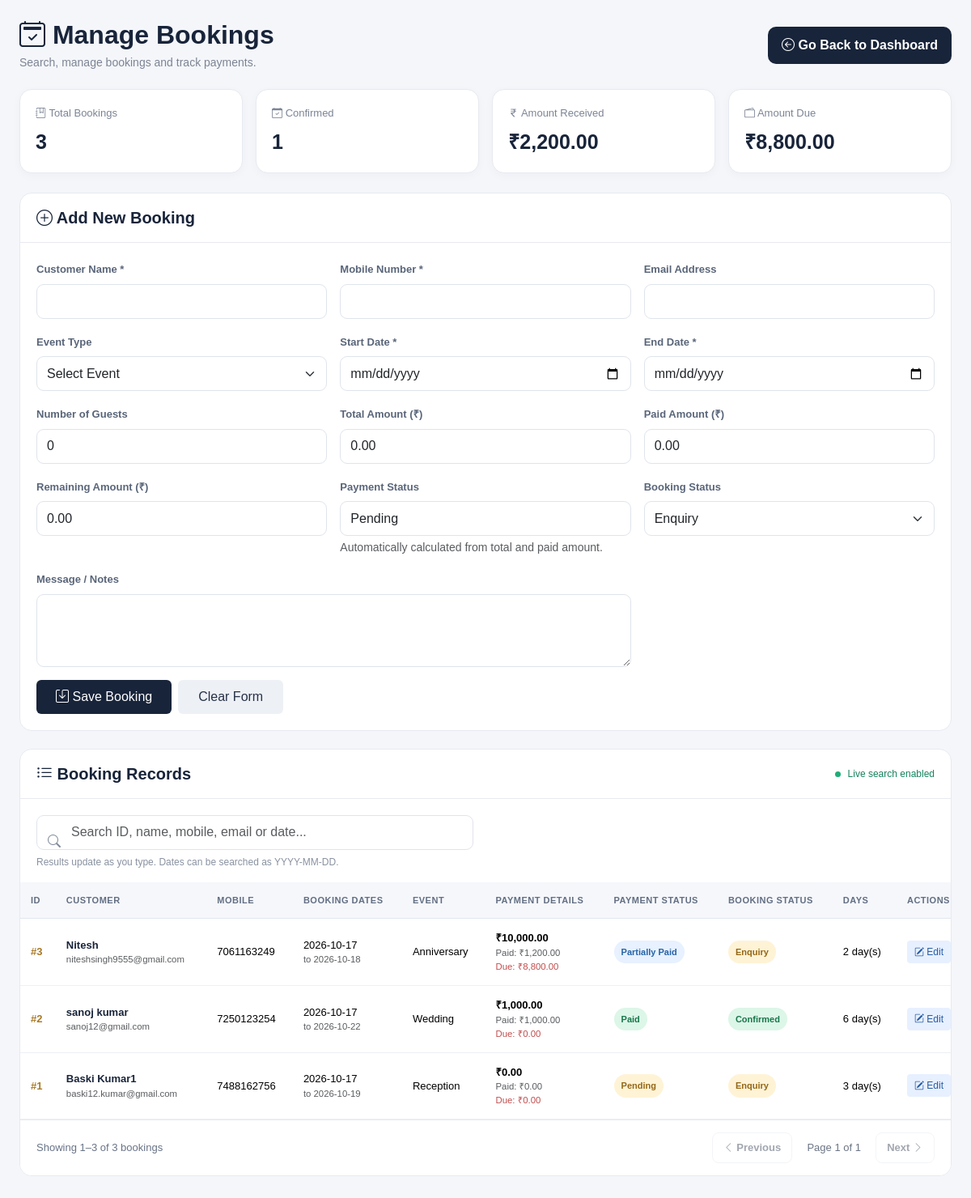
The app's page /manage_booking.php with its own data.
### tables this page shows
CREATE TABLE `booking` (
  `id` int(11) NOT NULL,
  `name` varchar(100) NOT NULL,
  `phone` varchar(20) NOT NULL,
  `email` varchar(150) NOT NULL,
  `event` varchar(100) NOT NULL,
  `start_date` date NOT NULL,
  `end_date` date NOT NULL,
  `total_days` int(11) NOT NULL,
  `guests` int(11) NOT NULL,
  `message` text DEFAULT NULL,
  `email_status` varchar(20) DEFAULT 'pending',
  `whatsapp_status` varchar(20) DEFAULT 'pending',
  `created_at` timestamp NOT NULL DEFAULT current_timestamp(),
  `total_amount` decimal(12,2) NOT NULL DEFAULT 0.00,
  `paid_amount` decimal(12,2) NOT NULL DEFAULT 0.00,
  `rest_amount` decimal(12,2) NOT NULL DEFAULT 0.00,
  `payment_status` enum('Pending','Partially Paid','Paid','Refunded') NOT NULL DEFAULT 'Pending',
  `booking_status` enum('Enquiry','Confirmed','Cancelled','Completed') NOT NULL DEFAULT 'Enquiry'
);

### manage_booking.php (the view, shortened to what this page needs)
<?php
require_once __DIR__ . "/config/db.php";
function h($value): string {
    return htmlspecialchars((string)($value ?? ''), ENT_QUOTES, 'UTF-8');
}
function badgeClass(string $status): string {
    return strtolower(str_replace(' ', '-', $status));
}
function renderRows(mysqli_result $result): string {
    if ($result->num_rows === 0) {
        echo '<tr><td colspan="10" class="text-center py-5">
                <div class="empty-icon"><i class="bi bi-search"></i></div>
                <strong>No bookings found</strong>
                <div class="text-muted small">Try another search term.</div>
              </td></tr>';
    } else {
        while ($r = $result->fetch_assoc()) {
            $id = (int)$r['id'];
            $payment = $r['payment_status'] ?? 'Pending';
            $booking = $r['booking_status'] ?? 'Enquiry';
            echo '<tr>';
            echo '<td><span class="booking-id">#' . $id . '</span></td>';
            echo '<td>
                    <div class="customer-name">' . h($r['name']) . '</div>
                    <div class="small text-muted">' . h($r['email']) . '</div>
                  </td>';
            echo '<td>' . h($r['phone']) . '</td>';
            echo '<td>
                    <div>' . h($r['start_date']) . '</div>
                    <div class="small text-muted">to ' . h($r['end_date']) . '</div>
                  </td>';
            echo '<td>' . h($r['event']) . '</td>';
            echo '<td>
                    <div class="amount">₹' . number_format((float)($r['total_amount'] ?? 0), 2) . '</div>
                    <div class="small text-muted">Paid: ₹' . number_format((float)($r['paid_amount'] ?? 0), 2) . '</div>
                    <div class="small remaining">Due: ₹' . number_format((float)($r['rest_amount'] ?? 0), 2) . '</div>
                  </td>';
            echo '<td><span class="status-pill ' . h(badgeClass($payment)) . '">' . h($payment) . '</span></td>';
            echo '<td><span class="status-pill ' . h(badgeClass($booking)) . '">' . h($booking) . '</span></td>';
            echo '<td>' . h($r['total_days']) . ' day(s)</td>';
            echo '<td>
                    <div class="action-buttons">
                      <a href="?edit=' . $id . '" class="btn btn-sm btn-edit">
                        <i class="bi bi-pencil-square"></i> Edit
                      </a>
                      <form method="POST" class="d-inline"
                            onsubmit="return confirm(\'Delete booking #' . $id . '? This cannot be undone.\');">
                        <input type="hidden" name="csrf_token" value="' .
                            h($_SESSION['booking_csrf']) . '">
                        <input type="hidden" name="action" value="delete">
                        <input type="hidden" name="id" value="' . $id . '">
                        <button type="submit" class="btn btn-sm btn-delete">
                          <i class="bi bi-trash"></i> Delete
                        </button>
                      </form>
                    </div>
                  </td>';
            echo '</tr>';
        }
    }
    return ob_get_clean();
}
function getPageData(mysqli $conn, string $search, int $page, int $perPage = 10): array {
    $page = max(1, $page);
    $term = '%' . $search . '%';
    $where = " WHERE name LIKE ?
               OR phone LIKE ?
               OR email LIKE ?
               OR CAST(id AS CHAR) LIKE ?
               OR CAST(start_date AS CHAR) LIKE ?
               OR CAST(end_date AS CHAR) LIKE ? ";
    $countStmt = $conn->prepare("SELECT COUNT(*) AS total FROM booking" . $where);
    $countStmt->bind_param("ssssss", $term, $term, $term, $term, $term, $term);
    $countStmt->execute();
    $total = (int)$countStmt->get_result()->fetch_assoc()['total'];
    $pages = max(1, (int)ceil($total / $perPage));
    $page = min($page, $pages);
    $offset = ($page - 1) * $perPage;
    $stmt = $conn->prepare(
        "SELECT * FROM booking" . $where . " ORDER BY id DESC LIMIT ? OFFSET ?"
    );
    $stmt->bind_param(
        "ssssssii",
        $term, $term, $term, $term, $term, $term, $perPage, $offset
    );
    $stmt->execute();
    $rows = $stmt->get_result();
    $html = renderRows($rows);
    return [
        'html' => $html,
        'total' => $total,
        'page' => $page,
        'pages' => $pages,
        'from' => $total ? $offset + 1 : 0,
        'to' => min($offset + $perPage, $total)
    ];
}
$editBooking = null;
$summary = [
    'total' => 0,
    'confirmed' => 0,
    'revenue' => 0,
    'due' => 0
];
$summaryResult = $conn->query("
    SELECT
        COUNT(*) AS total,
        SUM(CASE WHEN booking_status = 'Confirmed' THEN 1 ELSE 0 END) AS confirmed,
        COALESCE(SUM(paid_amount), 0) AS revenue,
        COALESCE(SUM(rest_amount), 0) AS due
    FROM booking
");
if ($summaryResult) {
    $summary = array_merge($summary, $summaryResult->fetch_assoc());
}
$initial = getPageData($conn, '', 1, 10);
?>
<!DOCTYPE html>
<html lang="en">
<head>
<link href="https://cdn.jsdelivr.net/npm/bootstrap@5.3.3/dist/css/bootstrap.min.css" rel="stylesheet">
<link href="https://cdn.jsdelivr.net/npm/bootstrap-icons@1.11.3/font/bootstrap-icons.css" rel="stylesheet">
</head>
<body>
<div class="page-wrap">
    <header class="topbar">
        <div>
            <h2 class="page-title"><i class="bi bi-calendar2-check"></i> Manage Bookings</h2>
            <div class="subtitle">Search, manage bookings and track payments.</div>
        </div>
        <a href="dashboard.php" class="btn-dashboard">
            <i class="bi bi-arrow-left-circle"></i> Go Back to Dashboard
        </a>
    </header>
    <div class="row g-3 mb-4">
        <div class="col-6 col-lg-3">
            <div class="summary-card">
                <div class="summary-label"><i class="bi bi-journal-bookmark"></i> Total Bookings</div>
                <div class="summary-number"><?= number_format((int)$summary['total']) ?></div>
            </div>
        </div>
        <div class="col-6 col-lg-3">
            <div class="summary-card">
                <div class="summary-label"><i class="bi bi-calendar-check"></i> Confirmed</div>
                <div class="summary-number"><?= number_format((int)$summary['confirmed']) ?></div>
            </div>
        </div>
        <div class="col-6 col-lg-3">
            <div class="summary-card">
                <div class="summary-label"><i class="bi bi-currency-rupee"></i> Amount Received</div>
                <div class="summary-number">₹<?= number_format((float)$summary['revenue'], 2) ?></div>
            </div>
        </div>
        <div class="col-6 col-lg-3">
            <div class="summary-card">
                <div class="summary-label"><i class="bi bi-wallet2"></i> Amount Due</div>
                <div class="summary-number">₹<?= number_format((float)$summary['due'], 2) ?></div>
            </div>
        </div>
    </div>
    <section class="panel" id="bookingForm">
        <div class="panel-heading">
            <h5>
                <i class="bi bi-<?= $editBooking ? 'pencil-square' : 'plus-circle' ?>"></i>
                <?= $editBooking ? 'Edit Booking #' . (int)$editBooking['id'] : 'Add New Booking' ?>
            </h5>
        </div>
        <div class="panel-body">
            <form method="POST" action="manage_booking.php<?= $editBooking ? '?edit=' . (int)$editBooking['id'] : '' ?>">
                <div class="row g-3">
                    <div class="col-md-4">
                        <label class="form-label">Customer Name *</label>
                        <input type="text" name="name" class="form-control" required
                               value="<?= h($editBooking['name'] ?? '') ?>">
                    </div>
                    <div class="col-md-4">
                        <label class="form-label">Mobile Number *</label>
                        <input type="text" name="phone" class="form-control" required
                               value="<?= h($editBooking['phone'] ?? '') ?>">
                    </div>
                    <div class="col-md-4">
                        <label class="form-label">Email Address</label>
                        <input type="email" name="email" class="form-control"
                               value="<?= h($editBooking['email'] ?? '') ?>">
                    </div>
                    <div class="col-md-4">
                        <label class="form-label">Event Type</label>
                        <select name="event" class="form-select">
                            <option value="">Select Event</option>
                        </select>
                    </div>
                    <div class="col-md-4">
                        <label class="form-label">Start Date *</label>
                        <input type="date" name="start_date" class="form-control" required
                               value="<?= h($editBooking['start_date'] ?? '') ?>">
                    </div>
                    <div class="col-md-4">
                        <label class="form-label">End Date *</label>
                        <input type="date" name="end_date" class="form-control" required
                               value="<?= h($editBooking['end_date'] ?? '') ?>">
                    </div>
                    <div class="col-md-4">
                        <label class="form-label">Number of Guests</label>
                        <input type="number" name="guests" min="0" class="form-control"
                               value="<?= h($editBooking['guests'] ?? 0) ?>">
                    </div>
                    <div class="col-md-4">
                        <label class="form-label">Total Amount (₹)</label>
                        <input type="number" name="total_amount" id="total_amount"
                               min="0" step="0.01" class="form-control"
                               value="<?= h($editBooking['total_amount'] ?? '0.00') ?>">
                    </div>
                    <div class="col-md-4">
                        <label class="form-label">Paid Amount (₹)</label>
                        <input type="number" name="paid_amount" id="paid_amount"
                               min="0" step="0.01" class="form-control"
                               value="<?= h($editBooking['paid_amount'] ?? '0.00') ?>">
                    </div>
                    <div class="col-md-4">
                        <label class="form-label">Remaining Amount (₹)</label>
                        <input type="text" id="remaining_preview" class="form-control" readonly
                               value="<?= number_format((float)($editBooking['rest_amount'] ?? 0), 2, '.', '') ?>">
                    </div>
                    <div class="col-md-4">
                        <label class="form-label">Payment Status</label>
                        <input type="text" id="payment_preview" class="form-control" readonly
                               value="<?= h($editBooking['payment_status'] ?? 'Pending') ?>">
                        <div class="form-text">Automatically calculated from total and paid amount.</div>
                    </div>
                    <div class="col-md-4">
                        <label class="form-label">Booking Status</label>
                        <?php $bookingValue = $editBooking['booking_status'] ?? 'Enquiry'; ?>
                        <select name="booking_status" class="form-select">
                            <?php foreach (['Enquiry', 'Confirmed', 'Cancelled', 'Completed'] as $st): ?>
                                <option value="<?= h($st) ?>" <?= $bookingValue === $st ? 'selected' : '' ?>>
                                    <?= h($st) ?>
                                </option>
                            <?php endforeach; ?>
                        </select>
                    </div>
                    <div class="col-md-8">
                        <label class="form-label">Message / Notes</label>
                        <textarea name="message" class="form-control" rows="2"><?= h($editBooking['message'] ?? '') ?></textarea>
                    </div>
                    <div class="col-12 d-flex gap-2 flex-wrap">
                        <button type="submit" class="btn btn-primary-custom px-4 py-2">
                            <i class="bi bi-save"></i>
                            <?= $editBooking ? 'Update Booking' : 'Save Booking' ?>
                        </button>
                        <?php if ($editBooking): ?>
                            <a href="manage_booking.php" class="btn btn-cancel px-4 py-2">Cancel</a>
                        <?php else: ?>
                            <button type="reset" class="btn btn-cancel px-4 py-2">Clear Form</button>
                        <?php endif; ?>
                    </div>
                </div>
            </form>
        </div>
    </section>
    <section class="panel" id="bookingRecords">
        <div class="panel-heading">
            <h5><i class="bi bi-list-ul"></i> Booking Records</h5>
            <div class="live-indicator"><span class="live-dot"></span> Live search enabled</div>
        </div>
        <div class="panel-body pb-3">
            <div class="d-flex justify-content-between gap-3 flex-wrap align-items-start">
                <div class="search-wrap">
                    <i class="bi bi-search"></i>
                    <input type="search" id="bookingSearch" class="form-control search-input"
                           placeholder="Search ID, name, mobile, email or date..."
                           autocomplete="off">
                    <div class="search-hint">
                        Results update as you type. Dates can be searched as YYYY-MM-DD.
                    </div>
                </div>
            </div>
        </div>
        <div class="booking-scroll" id="bookingScroll">
            <table class="table booking-table">
                <thead>
                    <tr>
                        <th>ID</th>
                        <th>Customer</th>
                        <th>Mobile</th>
                        <th>Booking Dates</th>
                        <th>Event</th>
                        <th>Payment Details</th>
                        <th>Payment Status</th>
                        <th>Booking Status</th>
                        <th>Days</th>
                        <th>Actions</th>
                    </tr>
                </thead>
                <tbody id="bookingRows">
                    <?= $initial['html'] ?>
                </tbody>
            </table>
        </div>
        <div class="pagination-bar">
            <div class="page-info" id="pageInfo">
                Showing <?= (int)$initial['from'] ?>–<?= (int)$initial['to'] ?>
                of <?= (int)$initial['total'] ?> bookings
            </div>
            <div class="pagination-controls">
                <button type="button" class="page-btn" id="prevPage" disabled>
                    <i class="bi bi-chevron-left"></i> Previous
                </button>
                <div class="page-number" id="pageNumber">
                    Page 1 of <?= (int)$initial['pages'] ?>
                </div>
                <button type="button" class="page-btn" id="nextPage"
                        <?= $initial['pages'] <= 1 ? 'disabled' : '' ?>>
                    Next <i class="bi bi-chevron-right"></i>
                </button>
            </div>
        </div>
    </section>
</div>
</body>
</html>

### records on screen
booking: id "3", name "Nitesh", email "niteshsingh9555@gmail.com", phone "7061163249", start_date "2026-10-17", end_date "2026-10-18", event "Anniversary", total_amount "10,000.00", paid_amount "1,200.00", rest_amount "8,800.00", payment_status "Partially Paid", booking_status "Enquiry", total_days "2"
booking: id "2", name "sanoj kumar", email "sanoj12@gmail.com", phone "7250123254", start_date "2026-10-17", end_date "2026-10-22", event "Wedding", total_amount "1,000.00", paid_amount "1,000.00", rest_amount "0.00", payment_status "Paid", booking_status "Confirmed", total_days "6"
booking: id "1", name "Baski Kumar1", email "baski12.kumar@gmail.com", phone "7488162756", start_date "2026-10-17", end_date "2026-10-19", event "Reception", total_amount "0.00", paid_amount "0.00", rest_amount "0.00", payment_status "Pending", booking_status "Enquiry", total_days "3"

### other values on screen
$summary['total'] "3"
$summary['confirmed'] "1"
$summary['revenue'] "2,200.00"
$summary['due'] "8,800.00"
$initial['from'] "1"
$initial['to'] "3"
$initial['total'] "3"
$initial['pages'] "1"
form field booking_status "Enquiry"
